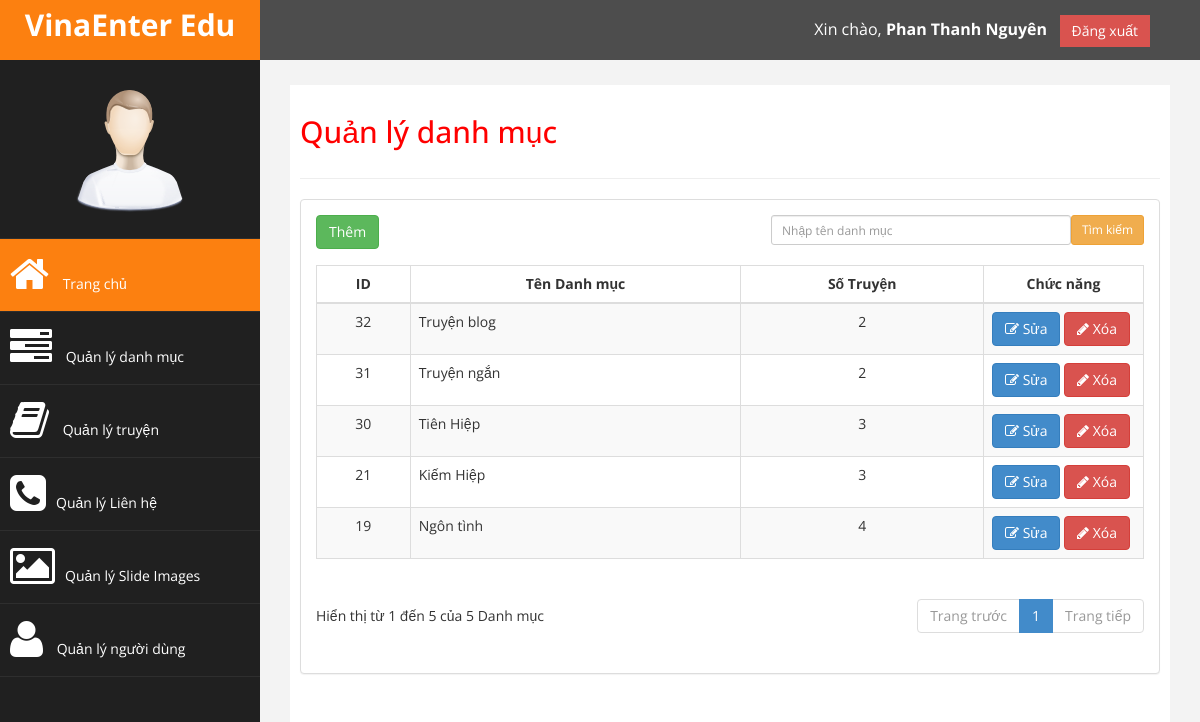
Screenshot of /admin/cat/index.php (signed in) with the database file from the repository.
### tables this page shows
CREATE TABLE `cat` (
  `cat_id` int(11) NOT NULL,
  `name` varchar(100) NOT NULL
);

### admin/cat/index.php (the view, shortened to what this page needs)
<?php require_once $_SERVER['DOCUMENT_ROOT']. '/templates/admin/inc/header.php'; ?>
<?php require_once $_SERVER['DOCUMENT_ROOT']. '/templates/admin/inc/leftbar.php'; ?>
<div id="page-wrapper">
    <div id="page-inner">
        <div class="row">
            <div class="col-md-12">
                <h2>Quản lý danh mục</h2>
            </div>
        </div>
        <hr />
<?php
    $hienthi = 5;
    if(isset($sql1)){
        $query = $conn->query($sql1);
        echo $sql1;
    }
    else {
        $sql = "SELECT * FROM cat";
        $query = $conn->query($sql);
    }
    $sotruyen = $query->num_rows ;
    $sotrang = ceil($sotruyen / $hienthi) ;
    if(isset($_GET['page'])){
        $page = $_GET['page'];
    }
    else $page = 1;
?>
        <div class="row">
            <div class="col-md-12">
                <div class="panel panel-default">
                    <div class="panel-body">
                        <div class="table-responsive">
                            <div class="row">
                                <div class="col-sm-6">
                                    <a href="/admin/cat/add.php?p=cat" class="btn btn-success btn-md">Thêm</a>
                                </div>
                                <div class="col-sm-6" style="text-align: right;">
                                    <form method="post" action="javascript:void(0)">
                                        <input type="submit" name="submit" id="submit" value="Tìm kiếm" onclick="return searchCat()" class="btn btn-warning btn-sm" style="float:right" />
                                        <input type="search" name="tendanhmuc" id="tendanhmuc" class="form-control input-sm" placeholder="Nhập tên danh mục" style="float:right; width: 300px;" />
                                    </form><br />
                                </div>
                            </div>
                            <div id="Dataajax">
                                <table class="table table-striped table-bordered table-hover" id="dataTables-example">
                                    <thead>
                                        <tr>
                                            <th>ID</th>
                                            <th>Tên Danh mục</th>
                                            <th>Số Truyện</th>
                                            <th width="160px">Chức năng</th>
                                        </tr>
                                    </thead>
                                    <tbody>
                                        <?php
                                            $sql = "SELECT * FROM cat ORDER BY cat_id DESC LIMIT ". $hienthi*($page -1) .", ". $hienthi;
                                            $query = $conn->query($sql);
                                            $link = $query->num_rows ;
                                            if($link > 0){
                                                $i=0;
                                                while ($arCat = mysqli_fetch_assoc($query)) {
                                                    if ($i % 2 == 0) { $cl = "even"; } else { $cl = "odd"; }
                                                    $idCat      = $arCat['cat_id'];
                                                    $name       = $arCat['name'];
                                                    $urldel     = "/admin/cat/delete.php?idCat={$idCat}";
                                                    $urledit    = "/admin/cat/edit.php?p=cat&idCat={$idCat}";
                                                    $sqlSelect   = "SELECT COUNT(story_id) as sotruyen FROM story WHERE cat_id = {$idCat} ";
                                                    $querySelect = $conn->query($sqlSelect);
                                                    $tongtruyen    = mysqli_fetch_assoc($querySelect);
                                           ?>
                                            <tr class="<?php echo $cl?> gradeX">
                                                <td class="text-center"><?php echo $idCat ?></td>
                                                <td><?php echo $name ?></td>
                                                <td class="text-center"><?php echo $tongtruyen['sotruyen'] ?></td>
                                                <td class="center">
                                                    <a href="<?php echo $urledit ?>" title="" class="btn btn-primary"><i class="fa fa-edit "></i> Sửa</a>
                                                    <a href="<?php echo $urldel ?>" title="" onclick="return confirm('Bạn có chắc muốn xóa Danh mục <?=$name ?> Và <?=$tongtruyen['sotruyen'] ?> Truyện thuộc Danh mục này!!')" class="btn btn-danger"><i class="fa fa-pencil"></i> Xóa</a>
                                                </td>
                                            </tr>
                                           <?php
                                                }
                                            }
                                            ?>
                                    </tbody>
                                </table>
                               <div class="row">
                                    <div class="col-sm-6">
                                        <div class="dataTables_info" id="dataTables-example_info" style="margin-top:27px">Hiển thị từ <?php echo $hienthi*($page -1) + 1 ; ?> đến  <?php echo $hienthi*($page -1)  + $hienthi  ; ?>  của <?php echo $sotruyen; ?> Danh mục</div>
                                    </div>
                                    <div class="col-sm-6" style="text-align: right;">
                                        <div class="dataTables_paginate paging_simple_numbers" id="dataTables-example_paginate">
                                            <ul class="pagination">
                                                <li class="paginate_button previous <?php if($page < 2) echo 'disabled' ?>" aria-controls="dataTables-example" tabindex="0" id="dataTables-example_previous"><a href="/admin/cat/?p=cat&page=<?php echo $page -1 ?>">Trang trước</a></li>
                                            <?php
                                                    for($i= 1 ; $i<= $sotrang ; $i++) {
                                                        if($page == $i){
                                            ?>
                                                <li class="paginate_button active " aria-controls="dataTables-example" tabindex="0"><a href="/admin/cat/?p=cat&page=<?php echo $i ?>"><?php echo $i ?></a></li>
                                            <?php
                                                        } else {
                                            ?>
                                                <li class="paginate_button " aria-controls="dataTables-example" tabindex="0"><a href="/admin/cat/?p=cat&page=<?php echo $i ?>"><?php echo $i ?></a></li>
                                            <?php
                                                        }
                                                    }
                                            ?>
                                                <li class="paginate_button next <?php if($page == $sotrang) echo 'disabled' ?> " aria-controls="dataTables-example" tabindex="0" id="dataTables-example_next"><a href="/admin/cat/?p=cat&page=<?php if($page < $sotrang) echo $page + 1 ; else $page = $sotrang; ?>">Trang tiếp</a></li>
                                            </ul>
                                        </div>
                                    </div>
                                </div>
                            </div>
                        </div>
                    </div>
                </div>
            </div>
        </div>
    </div>
</div>
<?php require_once $_SERVER['DOCUMENT_ROOT']. '/templates/admin/inc/footer.php'; ?>

### templates/admin/css/custom.css (style rules this page uses)
body { font-family: 'Open Sans', sans-serif; }
table th { text-align: center; }
#page-wrapper { padding: 15px 15px; min-height: 600px; background:#F3F3F3; }
#page-inner { width:100%; margin:10px 20px 10px 0px; background-color:#fff!important; padding:10px; min-height:1200px; }
.text-center { text-align:center; }
h2 { color: #f00; }
@media (min-width:768px) { #page-wrapper { margin: 0 0 0 260px; padding: 15px 30px; min-height: 1200px; } }

### rows the page displays
cat: cat_id "32", name "Truyện blog", sotruyen "2"
cat: cat_id "31", name "Truyện ngắn", sotruyen "2"
cat: cat_id "30", name "Tiên Hiệp", sotruyen "3"
cat: cat_id "21", name "Kiếm Hiệp", sotruyen "3"
cat: cat_id "19", name "Ngôn tình", sotruyen "4"

### other values shown
$arUserLogin['fullname'] "Phan Thanh Nguyên"
$hienthi*($page -1) + 1 "1"
$hienthi*($page -1)  + $hienthi "5"
$sotruyen "5"
